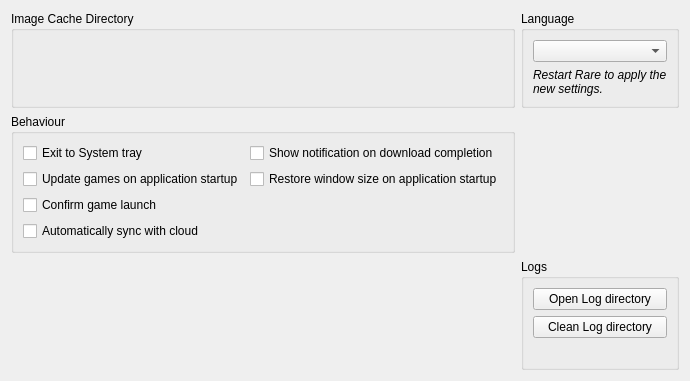
<?xml version="1.0" encoding="UTF-8"?>
<ui version="4.0">
 <class>RareSettings</class>
 <widget class="QWidget" name="RareSettings">
  <property name="windowTitle">
   <string>RareSettings</string>
  </property>
  <layout class="QGridLayout" name="layout_rare">
   <item row="0" column="0">
    <widget class="QGroupBox" name="gb_img_dir">
     <property name="title">
      <string>Image Cache Directory</string>
     </property>
     <layout class="QVBoxLayout" name="layout_img_dir"/>
    </widget>
   </item>
   <item row="0" column="1">
    <widget class="QGroupBox" name="gb_lang">
     <property name="sizePolicy">
      <sizepolicy hsizetype="Preferred" vsizetype="Preferred">
       <horstretch>0</horstretch>
       <verstretch>0</verstretch>
      </sizepolicy>
     </property>
     <property name="title">
      <string>Language</string>
     </property>
     <layout class="QVBoxLayout" name="layout_lang">
      <item alignment="Qt::AlignTop">
       <widget class="QComboBox" name="select_lang"/>
      </item>
      <item alignment="Qt::AlignTop">
       <widget class="QLabel" name="info_lang">
        <property name="font">
         <font>
          <italic>true</italic>
         </font>
        </property>
        <property name="text">
         <string>Restart Rare to apply the new settings.</string>
        </property>
        <property name="wordWrap">
         <bool>true</bool>
        </property>
       </widget>
      </item>
     </layout>
    </widget>
   </item>
   <item row="1" column="0">
    <widget class="QGroupBox" name="gb_settings">
     <property name="title">
      <string>Behaviour</string>
     </property>
     <layout class="QGridLayout" name="gridLayout">
      <item row="1" column="0">
       <widget class="QCheckBox" name="auto_update">
        <property name="sizePolicy">
         <sizepolicy hsizetype="Maximum" vsizetype="Fixed">
          <horstretch>0</horstretch>
          <verstretch>0</verstretch>
         </sizepolicy>
        </property>
        <property name="text">
         <string>Update games on application startup</string>
        </property>
       </widget>
      </item>
      <item row="2" column="0">
       <widget class="QCheckBox" name="confirm_start">
        <property name="sizePolicy">
         <sizepolicy hsizetype="Maximum" vsizetype="Fixed">
          <horstretch>0</horstretch>
          <verstretch>0</verstretch>
         </sizepolicy>
        </property>
        <property name="text">
         <string>Confirm game launch</string>
        </property>
       </widget>
      </item>
      <item row="0" column="0">
       <widget class="QCheckBox" name="sys_tray">
        <property name="sizePolicy">
         <sizepolicy hsizetype="Maximum" vsizetype="Fixed">
          <horstretch>0</horstretch>
          <verstretch>0</verstretch>
         </sizepolicy>
        </property>
        <property name="text">
         <string>Exit to System tray</string>
        </property>
       </widget>
      </item>
      <item row="0" column="1">
       <widget class="QCheckBox" name="notification">
        <property name="sizePolicy">
         <sizepolicy hsizetype="Maximum" vsizetype="Fixed">
          <horstretch>0</horstretch>
          <verstretch>0</verstretch>
         </sizepolicy>
        </property>
        <property name="text">
         <string>Show notification on download completion</string>
        </property>
       </widget>
      </item>
      <item row="3" column="0">
       <widget class="QCheckBox" name="auto_sync_cloud">
        <property name="sizePolicy">
         <sizepolicy hsizetype="Maximum" vsizetype="Fixed">
          <horstretch>0</horstretch>
          <verstretch>0</verstretch>
         </sizepolicy>
        </property>
        <property name="text">
         <string>Automatically sync with cloud</string>
        </property>
       </widget>
      </item>
      <item row="1" column="1">
       <widget class="QCheckBox" name="save_size">
        <property name="sizePolicy">
         <sizepolicy hsizetype="Maximum" vsizetype="Fixed">
          <horstretch>0</horstretch>
          <verstretch>0</verstretch>
         </sizepolicy>
        </property>
        <property name="text">
         <string>Restore window size on application startup</string>
        </property>
       </widget>
      </item>
      <item row="0" column="2" rowspan="4">
       <spacer name="settings_hspacer">
        <property name="orientation">
         <enum>Qt::Horizontal</enum>
        </property>
        <property name="sizeHint" stdset="0">
         <size>
          <width>0</width>
          <height>20</height>
         </size>
        </property>
       </spacer>
      </item>
     </layout>
    </widget>
   </item>
   <item row="3" column="0" colspan="2">
    <spacer name="rare_vspacer">
     <property name="orientation">
      <enum>Qt::Vertical</enum>
     </property>
     <property name="sizeHint" stdset="0">
      <size>
       <width>20</width>
       <height>0</height>
      </size>
     </property>
    </spacer>
   </item>
   <item row="1" column="1">
    <layout class="QVBoxLayout" name="layout_rpc"/>
   </item>
   <item row="2" column="1">
    <widget class="QGroupBox" name="log_dir_group">
     <property name="title">
      <string>Logs</string>
     </property>
     <layout class="QVBoxLayout" name="log_dir_layout">
      <item>
       <widget class="QPushButton" name="log_dir_open_button">
        <property name="text">
         <string>Open Log directory</string>
        </property>
       </widget>
      </item>
      <item>
       <widget class="QPushButton" name="log_dir_clean_button">
        <property name="text">
         <string>Clean Log directory</string>
        </property>
       </widget>
      </item>
      <item>
       <widget class="QLabel" name="log_dir_size_label">
        <property name="text">
         <string notr="true"/>
        </property>
        <property name="wordWrap">
         <bool>true</bool>
        </property>
       </widget>
      </item>
     </layout>
    </widget>
   </item>
  </layout>
 </widget>
 <resources/>
 <connections/>
</ui>
